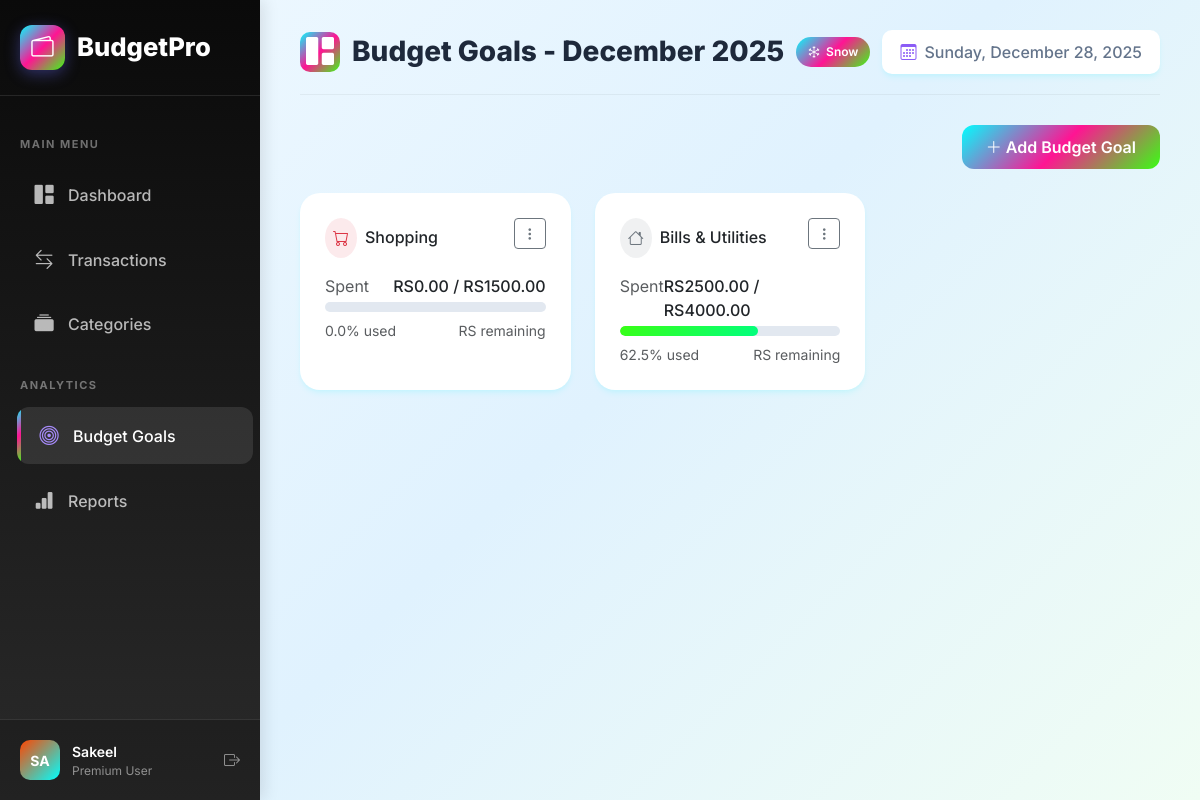
The app's page /budget-goals/ (signed in) with its own data.
### budget_planner/models.py (models this page shows, shortened)
class BudgetGoal(models.Model):
    user = models.ForeignKey(User, on_delete=models.CASCADE)
    category = models.ForeignKey(Category, on_delete=models.CASCADE)
    amount = models.DecimalField(max_digits=12, decimal_places=2)
    month = models.IntegerField()
    year = models.IntegerField()
    created_at = models.DateTimeField(auto_now_add=True)
    class Meta:
        unique_together = ['user', 'category', 'month', 'year']
        ordering = ['-year', '-month']
    def get_spent(self):
        from django.db.models import Sum
        spent = Transaction.objects.filter(
            user=self.user,
            category=self.category,
            type='expense',
            date__month=self.month,
            date__year=self.year
        ).aggregate(total=Sum('amount'))['total'] or 0
        return spent
    def get_progress(self):
        spent = self.get_spent()
        if self.amount > 0:
            return min(round((spent / self.amount) * 100, 1), 100)
        return 0

class Category(models.Model):
    CATEGORY_TYPES = [
        ('income', 'Income'),
        ('expense', 'Expense'),
    ]
    name = models.CharField(max_length=100)
    type = models.CharField(max_length=10, choices=CATEGORY_TYPES)
    icon = models.CharField(max_length=50, default='bi-tag')
    color = models.CharField(max_length=20, default='primary')
    user = models.ForeignKey(User, on_delete=models.CASCADE)
    created_at = models.DateTimeField(auto_now_add=True)
    class Meta:
        verbose_name_plural = 'Categories'
        ordering = ['name']

### budget_planner/views.py (the view)
# urls.py: path('budget-goals/', views.budget_goals, name='budget_goals'),
@login_required
def budget_goals(request):
    today = timezone.now()
    goals = BudgetGoal.objects.filter(user=request.user, month=today.month, year=today.year)
    return render(request, 'budget_goal.html', {
        'goals': goals,
        'current_month': today.strftime('%B %Y')
    })

### templates/budget_goal.html (shortened to what this page needs)
{% extends 'base.html' %}
{% block page_title %}Budget Goals - {{ current_month }}{% endblock %}
{% block content %}
<div class="d-flex justify-content-end mb-4">
    <a href="{% url 'add_budget_goal' %}" class="btn btn-primary">
        <i class="bi bi-plus-lg"></i> Add Budget Goal
    </a>
</div>
{% if goals %}
<div class="row g-4">
    {% for goal in goals %}
    <div class="col-md-6 col-lg-4">
        <div class="card h-100">
            <div class="card-body">
                <div class="d-flex justify-content-between align-items-start mb-3">
                    <div class="d-flex align-items-center">
                        <div class="rounded-circle p-2 me-2 bg-{{ goal.category.color }} bg-opacity-10">
                            <i class="bi {{ goal.category.icon }} text-{{ goal.category.color }}"></i>
                        </div>
                        <h6 class="mb-0">{{ goal.category.name }}</h6>
                    </div>
                    <div class="dropdown">
                        <button class="btn btn-sm btn-outline-secondary" data-bs-toggle="dropdown">
                            <i class="bi bi-three-dots-vertical"></i>
                        </button>
                    </div>
                </div>
                <div class="mb-2">
                    <div class="d-flex justify-content-between mb-1">
                        <span class="text-muted">Spent</span>
                        <span class="fw-medium">RS{{ goal.get_spent|floatformat:2 }} / RS{{ goal.amount|floatformat:2 }}</span>
                    </div>
                    <div class="progress" style="height: 10px;">
                        <div class="progress-bar {% if goal.get_progress >= 90 %}bg-danger{% elif goal.get_progress >= 70 %}bg-warning{% else %}bg-success{% endif %}"
                             style="width: {{ goal.get_progress }}%"></div>
                    </div>
                </div>
                <div class="d-flex justify-content-between text-muted small">
                    <span>{{ goal.get_progress }}% used</span>
                    <span>
                        {% if goal.get_progress >= 100 %}
                        <span class="text-danger"><i class="bi bi-exclamation-triangle"></i> Over budget!</span>
                        {% else %}
                        RS{{ goal.amount|floatformat:2|add:goal.get_spent|stringformat:".2f" }} remaining
                        {% endif %}
                    </span>
                </div>
            </div>
        </div>
    </div>
    {% endfor %}
</div>
{% endif %}
{% endblock %}

### templates/base.html (shortened to what this page needs)
<!DOCTYPE html>
<html lang="en">
<head>
    <link href="https://cdn.jsdelivr.net/npm/bootstrap@5.3.2/dist/css/bootstrap.min.css" rel="stylesheet">
    <link href="https://cdn.jsdelivr.net/npm/bootstrap-icons@1.11.1/font/bootstrap-icons.css" rel="stylesheet">
</head>
<body>
    {% if user.is_authenticated %}
    <div class="d-flex">
        <nav class="sidebar" style="width: 260px;">
            <div class="sidebar-brand">
                <a href="{% url 'dashboard' %}" class="brand-logo">
                    <span class="brand-icon"><i class="bi bi-wallet2"></i></span>
                    BudgetPro
                </a>
            </div>
            <div class="nav-section-title">Main Menu</div>
            <ul class="nav flex-column">
                <li class="nav-item">
                    <a class="nav-link {% if request.resolver_match.url_name == 'dashboard' %}active{% endif %}" href="{% url 'dashboard' %}">
                        <i class="bi bi-grid-1x2-fill"></i> Dashboard
                    </a>
                </li>
                <li class="nav-item">
                    <a class="nav-link {% if 'transaction' in request.resolver_match.url_name %}active{% endif %}" href="{% url 'transactions' %}">
                        <i class="bi bi-arrow-left-right"></i> Transactions
                    </a>
                </li>
                <li class="nav-item">
                    <a class="nav-link {% if 'categor' in request.resolver_match.url_name %}active{% endif %}" href="{% url 'categories' %}">
                        <i class="bi bi-collection-fill"></i> Categories
                    </a>
                </li>
            </ul>
            <div class="nav-section-title">Analytics</div>
            <ul class="nav flex-column">
                <li class="nav-item">
                    <a class="nav-link {% if 'budget' in request.resolver_match.url_name %}active{% endif %}" href="{% url 'budget_goals' %}">
                        <i class="bi bi-bullseye"></i> Budget Goals
                    </a>
                </li>
                <li class="nav-item">
                    <a class="nav-link {% if request.resolver_match.url_name == 'reports' %}active{% endif %}" href="{% url 'reports' %}">
                        <i class="bi bi-bar-chart-fill"></i> Reports
                    </a>
                </li>
            </ul>
            <div class="sidebar-footer">
                <div class="user-profile">
                    <div class="user-avatar">
                        {{ user.username|slice:":2"|upper }}
                    </div>
                    <div class="user-info">
                        <div class="user-name">{{ user.username }}</div>
                        <div class="user-role">Premium User</div>
                    </div>
                    <a href="{% url 'logout' %}" class="text-white-50" title="Logout">
                        <i class="bi bi-box-arrow-right"></i>
                    </a>
                </div>
            </div>
        </nav>
        <main class="main-content flex-grow-1">
            <div class="page-header">
                <h1 class="page-title">
                    <span class="page-title-icon">
                        <i class="bi bi-{% block page_icon %}grid-1x2-fill{% endblock %}"></i>
                    </span>
                    {% block page_title %}Dashboard{% endblock %}
                </h1>
                <div class="header-actions">
                    <button id="snow-toggle" class="snow-toggle">
                        <i class="bi bi-snow"></i>
                        <span>Snow</span>
                    </button>
                    <div class="date-display">
                        <i class="bi bi-calendar3"></i>
                        <span id="current-date"></span>
                    </div>
                </div>
            </div>
            {% block content %}{% endblock %}
        </main>
    </div>
    {% else %}
    {% block auth_content %}{% endblock %}
    {% endif %}
</body>
</html>

### records on screen
BudgetGoal: category.name "Shopping", get_spent "0.00", amount "1500.00", get_progress "0.0"
BudgetGoal: category.name "Bills & Utilities", get_spent "2500.00", amount "4000.00", get_progress "62.5"

### other values on screen
{{ user.username|slice:":2"|upper }} "SA"
{{ user.username }} "Sakeel"
